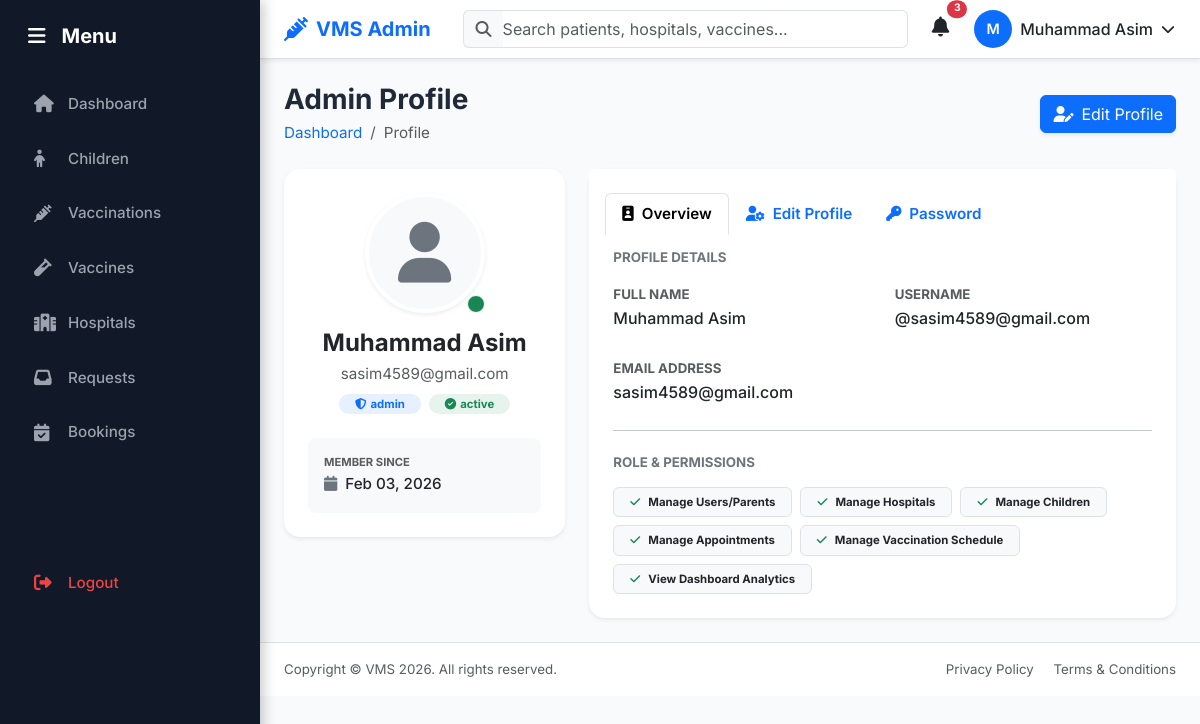
/admin/profile/profile.php (signed in), run on the app's committed database.
### tables this page shows
CREATE TABLE `users` (
  `id` int(11) NOT NULL,
  `name` varchar(100) NOT NULL,
  `email` varchar(100) NOT NULL,
  `password` varchar(255) NOT NULL,
  `role` enum('admin','parent','hospital') NOT NULL,
  `status` enum('active','inactive') NOT NULL DEFAULT 'active',
  `created_at` timestamp NOT NULL DEFAULT current_timestamp()
);

### admin/profile/profile.php (the view, shortened to what this page needs)
<?php
include '../../config/db.php';
include '../includes/header.php';
include '../includes/sidebar.php';
$user_id = $_SESSION['user_id'];
$stmt = $conn->prepare("SELECT * FROM users WHERE id = ?");
$stmt->bind_param("i", $user_id);
$stmt->execute();
$result = $stmt->get_result();
$admin = $result->fetch_assoc();
$admin['role'] = $admin['role'] ?? 'Administrator';
$admin['status'] = $admin['status'] ?? 'Active';
$admin['permissions'] = ['Manage Users/Parents', 'Manage Hospitals', 'Manage Children', 'Manage Appointments', 'Manage Vaccination Schedule', 'View Dashboard Analytics'];
?>
<main class="main-content">
    <div class="container-fluid px-4 py-4">
        <div class="d-flex justify-content-between align-items-center mb-4">
            <div>
                <h3 class="mb-1 fw-bold">Admin Profile</h3>
                <nav aria-label="breadcrumb">
                    <ol class="breadcrumb mb-0">
                        <li class="breadcrumb-item"><a href="../dashboard.php" class="text-decoration-none">Dashboard</a></li>
                        <li class="breadcrumb-item active" aria-current="page">Profile</li>
                    </ol>
                </nav>
            </div>
            <div>
                <button class="btn btn-primary shadow-sm" id="editProfileHeaderBtn">
                    <i class="fas fa-user-edit me-2"></i>Edit Profile
                </button>
            </div>
        </div>
        <div class="row g-4">
            <div class="col-lg-4">
                <div class="card border-0 shadow-sm rounded-4 mb-4 text-center overflow-hidden">
                    <div class="card-body p-4">
                        <div class="position-relative d-inline-block mb-3">
                            <div class="rounded-circle bg-light d-flex align-items-center justify-content-center border border-4 border-white shadow-sm" style="width: 120px; height: 120px;">
                                <i class="fas fa-user fa-4x text-secondary"></i>
                            </div>
                            <span class="position-absolute bottom-0 end-0 p-2 bg-success border border-light rounded-circle" data-bs-toggle="tooltip" title="Status: Active">
                            </span>
                        </div>
                        <h4 class="fw-bold text-dark mb-1"><?= htmlspecialchars($admin['name']) ?></h4>
                        <p class="text-muted mb-2"><?= htmlspecialchars($admin['email']) ?></p>
                        <div class="d-flex justify-content-center gap-2 mb-4">
                            <span class="badge bg-primary bg-opacity-10 text-primary rounded-pill px-3">
                                <i class="fas fa-shield-alt me-1"></i><?= htmlspecialchars($admin['role']) ?>
                            </span>
                            <span class="badge bg-success bg-opacity-10 text-success rounded-pill px-3">
                                <i class="fas fa-check-circle me-1"></i><?= htmlspecialchars($admin['status']) ?>
                            </span>
                        </div>
                        <div class="d-grid gap-2">
                            <div class="p-3 bg-light rounded-3 text-start">
                                <small class="text-muted d-block text-uppercase fw-bold" style="font-size: 0.7rem;">Member Since</small>
                                <div class="fw-medium text-dark"><i class="fas fa-calendar me-2 text-secondary"></i><?= date('M d, Y', strtotime($admin['created_at'])) ?></div>
                            </div>
                        </div>
                    </div>
                </div>
            </div>
            <div class="col-lg-8">
                <div class="card border-0 shadow-sm rounded-4 h-100">
                    <div class="card-header bg-white border-bottom-0 pt-4 px-4 pb-0">
                        <ul class="nav nav-tabs card-header-tabs" id="profileTabs" role="tablist">
                            <li class="nav-item" role="presentation">
                                <button class="nav-link active fw-semibold" id="overview-tab" data-bs-toggle="tab" data-bs-target="#overview" type="button" role="tab">
                                    <i class="fas fa-id-badge me-2"></i>Overview
                                </button>
                            </li>
                            <li class="nav-item" role="presentation">
                                <button class="nav-link fw-semibold" id="edit-tab" data-bs-toggle="tab" data-bs-target="#edit" type="button" role="tab">
                                    <i class="fas fa-user-cog me-2"></i>Edit Profile
                                </button>
                            </li>
                            <li class="nav-item" role="presentation">
                                <button class="nav-link fw-semibold" id="password-tab" data-bs-toggle="tab" data-bs-target="#password" type="button" role="tab">
                                    <i class="fas fa-key me-2"></i>Password
                                </button>
                            </li>
                        </ul>
                    </div>
                    <div class="card-body p-4">
                        <div class="tab-content" id="profileTabsContent">
                            <div class="tab-pane fade show active" id="overview" role="tabpanel">
                                <h6 class="fw-bold text-secondary text-uppercase small mb-3">Profile Details</h6>
                                <div class="row g-4 mb-4">
                                    <div class="col-md-6">
                                        <label class="small text-muted fw-bold text-uppercase">Full Name</label>
                                        <div class="fw-medium text-dark fs-6"><?= htmlspecialchars($admin['name']) ?></div>
                                    </div>
                                    <div class="col-md-6">
                                        <label class="small text-muted fw-bold text-uppercase">Username</label>
                                        <div class="fw-medium text-dark fs-6">@<?= htmlspecialchars($admin['email']) ?></div>
                                    </div>
                                    <div class="col-md-6">
                                        <label class="small text-muted fw-bold text-uppercase">Email Address</label>
                                        <div class="fw-medium text-dark fs-6"><?= htmlspecialchars($admin['email']) ?></div>
                                    </div>
                                </div>
                                <hr class="my-4 opacity-10">
                                <h6 class="fw-bold text-secondary text-uppercase small mb-3">Role & Permissions</h6>
                                <div class="d-flex flex-wrap gap-2">
                                    <?php foreach($admin['permissions'] as $perm): ?>
                                        <span class="badge bg-light text-dark border py-2 px-3">
                                            <i class="fas fa-check text-success me-2"></i><?= $perm ?>
                                        </span>
                                    <?php endforeach; ?>
                                </div>
                            </div>
                        </div>
                    </div>
                </div>
            </div>
        </div>
    </div>
</main>
<?php include '../includes/footer.php'; ?>

### assets/css/admin.css (style rules this page uses)
:root { --primary-500: #3b82f6; --primary-600: #2563eb; --primary-700: #1d4ed8; --success-500: #22c55e; --warning-500: #f59e0b; --danger-500: #ef4444; --gray-50: #f9fafb; --gray-100: #f3f4f6; --gray-200: #e5e7eb; --gray-400: #9ca3af; --gray-700: #374151; --gray-800: #1f2937; --gray-900: #111827; --transition-fast: 150ms ease; --transition-base: 300ms ease; }
body { font-family: 'Inter', sans-serif; font-size: 0.95rem; line-height: 1.6; color: var(--gray-800); background-color: var(--gray-50); }
@media (min-width: 992px) { body { padding-left: 260px; } }

### data on the page
users: name "Muhammad Asim", email "sasim4589@gmail.com", role "admin", status "active", created_at "Feb 03, 2026"

### other printed values
substr($adminName, 0, 1) "M"
$adminName "Muhammad Asim"
$perm "Manage Users/Parents"
$perm "Manage Hospitals"
$perm "Manage Children"
$perm "Manage Appointments"
$perm "Manage Vaccination Schedule"
$perm "View Dashboard Analytics"
